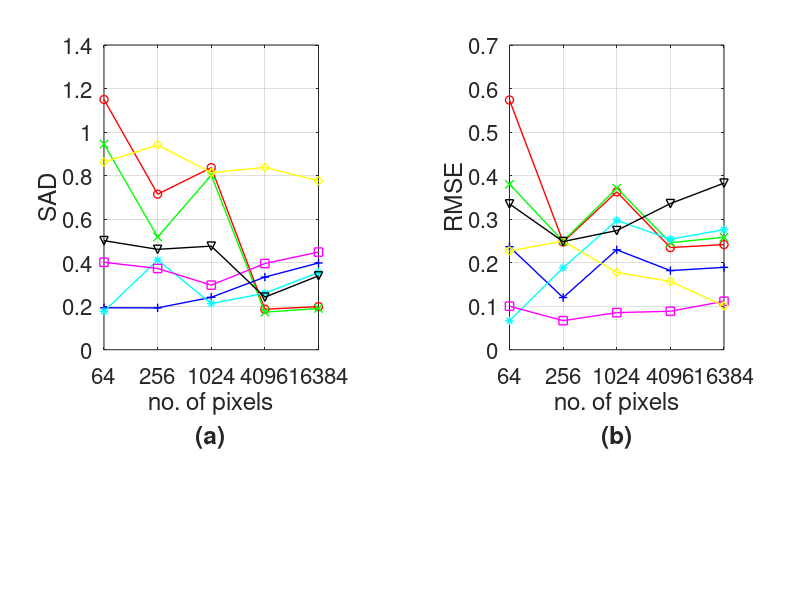

This chart was generated by the following MATLAB code: (Note: this script raises an error after producing the figure.)
clear; close all;

restoredefaultpath;
addpath('D:\GRAD\EE408HSI\Algorithm\Experiment_pixels');

figure('units','normalized','outerposition',[0 0 1 1]);
p=16;

%% SAD
load('pixels_SAD_RMSE_KbNMF_fnorm.mat');
subplot(3,5,[1,2,6,7]); 
plot(SADall,'ro-','LineWidth',1); hold on;

load('pixels_SAD_RMSE_KbNMF_div.mat');
plot(SADall,'gx-','LineWidth',1);

load('pixels_SAD_RMSE_L_1_2_NMF.mat');
plot(SADall,'b+-','LineWidth',1);

load('pixels_SAD_RMSE_SGSNMF.mat');
plot(SADall,'c*-','LineWidth',1);

load('pixels_SAD_RMSE_Min_vol_NMF.mat');
plot(SADall,'ms-','LineWidth',1);

load('pixels_SAD_RMSE_R_CoNMF.mat')
plot(SADall,'yd-','LineWidth',1);

load('pixels_SAD_RMSE_GNMF.mat');
plot(SADall,'kv-','LineWidth',1);

grid on;
xticks([1:1:5]);
xticklabels(num2cell(pixelrange));
xlabel({'no. of pixels';'{\bf(a)}'}); ylabel('SAD','FontSize',p);
set(gca,'FontSize',p)

%% RMSE

load('pixels_SAD_RMSE_KbNMF_fnorm.mat');
subplot(3,5,[4,5,9,10]); 
plot(RMSEall,'ro-','LineWidth',1); hold on;

load('pixels_SAD_RMSE_KbNMF_div.mat');
plot(RMSEall,'gx-','LineWidth',1);

load('pixels_SAD_RMSE_L_1_2_NMF.mat');
plot(RMSEall,'b+-','LineWidth',1);

load('pixels_SAD_RMSE_SGSNMF.mat');
plot(RMSEall,'c*-','LineWidth',1);

load('pixels_SAD_RMSE_Min_vol_NMF.mat');
plot(RMSEall,'ms-','LineWidth',1);

load('pixels_SAD_RMSE_R_CoNMF.mat')
plot(RMSEall,'yd-','LineWidth',1);

load('pixels_SAD_RMSE_GNMF.mat');
plot(RMSEall,'kv-','LineWidth',1);

grid on;
xticks([1:1:5]);
xticklabels(num2cell(pixelrange));
xlabel({'no. of pixels';'{\bf(b)}'}); ylabel('RMSE','FontSize',p);
set(gca,'FontSize',p)

legend('KbSNMF-fnorm','KbSNMF-div','{\itl_{1/2}}-NMF','SGSNMF','Min-vol NMF','R-CoNMF','GNMF','Location',[.5 0.67 0 0]);

%print('-r300','-depsc2', 'pixels');
